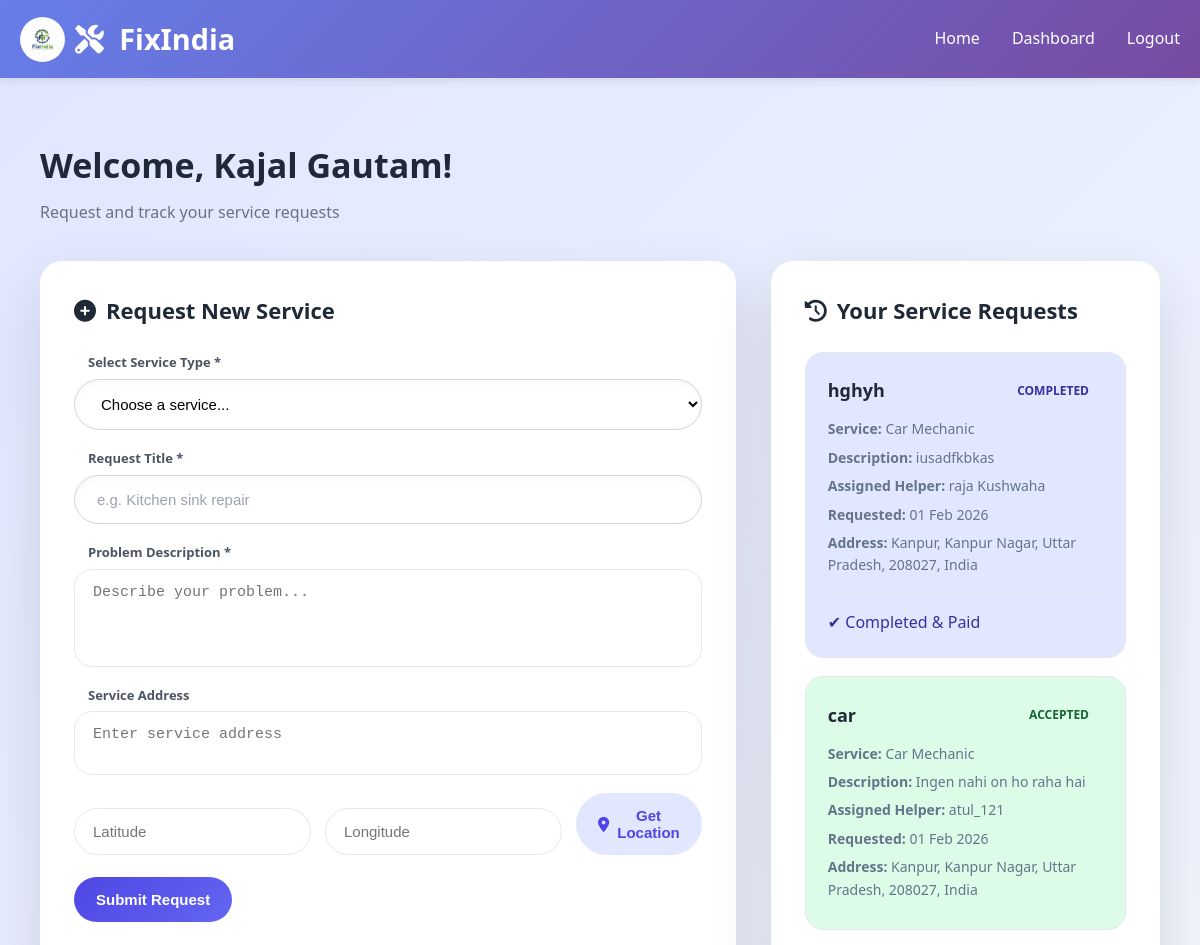
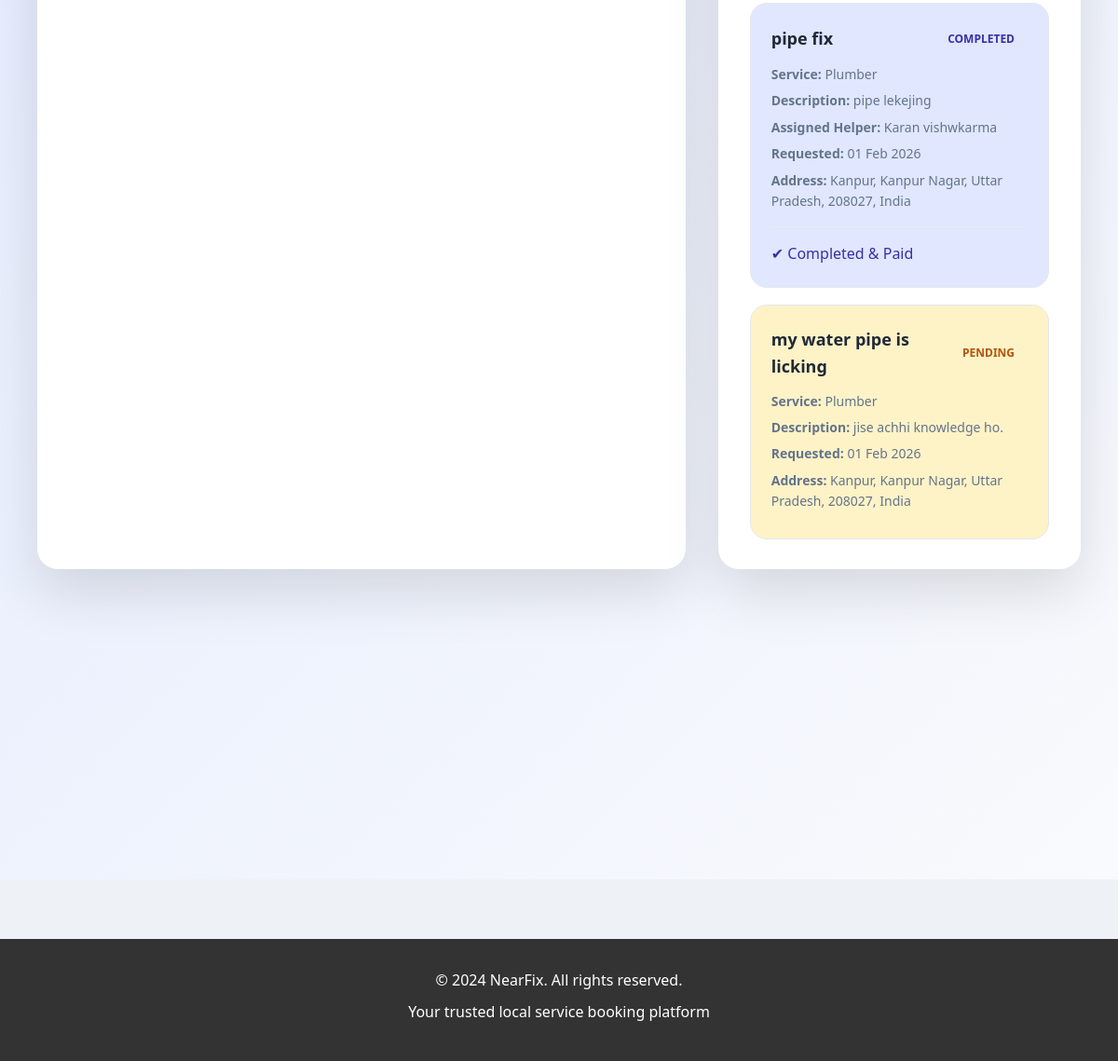
The page /user/dashboard (signed in) on the database its author committed (2 pictures, top to bottom).
### tables this page shows
CREATE TABLE service_requests (
                request_id INTEGER PRIMARY KEY AUTOINCREMENT,
                user_id INTEGER NOT NULL,
                helper_id INTEGER,
                service_type_id INTEGER NOT NULL,
                title TEXT NOT NULL,
                description TEXT NOT NULL,
                user_latitude REAL,
                user_longitude REAL,
                user_address TEXT,
                status TEXT DEFAULT 'pending',
                created_at TIMESTAMP DEFAULT CURRENT_TIMESTAMP,
                updated_at TIMESTAMP DEFAULT CURRENT_TIMESTAMP,
                FOREIGN KEY (user_id) REFERENCES users(user_id),
                FOREIGN KEY (helper_id) REFERENCES helpers(helper_id),
                FOREIGN KEY (service_type_id) REFERENCES services(service_id)
            );

CREATE TABLE services (
                service_id INTEGER PRIMARY KEY AUTOINCREMENT,
                service_name TEXT NOT NULL,
                description TEXT,
                created_at TIMESTAMP DEFAULT CURRENT_TIMESTAMP
            );

CREATE TABLE helpers (
                helper_id INTEGER PRIMARY KEY AUTOINCREMENT,
                username TEXT UNIQUE NOT NULL,
                email TEXT UNIQUE NOT NULL,
                password TEXT NOT NULL,
                full_name TEXT NOT NULL,
                phone TEXT,
                service_type_id INTEGER,
                latitude REAL,
                longitude REAL,
                is_available BOOLEAN DEFAULT 1,
                is_approved BOOLEAN DEFAULT 0,
                created_at TIMESTAMP DEFAULT CURRENT_TIMESTAMP,
                FOREIGN KEY (service_type_id) REFERENCES services(service_id)
            );

### app.py (the view)
    def decorated_function(*args, **kwargs):
        if 'user_id' not in session and 'helper_id' not in session and 'admin_id' not in session:
            return redirect(url_for('home'))
        return f(*args, **kwargs)

### app.py (called while the page is built)
def get_db_connection():
    conn = sqlite3.connect(DATABASE)
    conn.row_factory = sqlite3.Row
    return conn

@app.template_filter('date')
def format_date(value, fmt='%Y-%m-%d'):
    if isinstance(value, str):
        try:
            value = datetime.strptime(value, '%Y-%m-%d %H:%M:%S')
        except ValueError:
            return value
    return value.strftime(fmt)

def login_required(f):
    def decorated_function(*args, **kwargs):
        if 'user_id' not in session and 'helper_id' not in session and 'admin_id' not in session:
            return redirect(url_for('home'))
        return f(*args, **kwargs)
    decorated_function.__name__ = f.__name__
    return decorated_function

@app.route('/user/dashboard')
@login_required
def user_dashboard():
    if 'user_id' not in session:
        return redirect(url_for('user_login'))
    conn = get_db_connection()
    services = conn.execute('SELECT * FROM services').fetchall()
    requests = conn.execute('''
        SELECT sr.*, s.service_name, h.full_name as helper_name
        FROM service_requests sr
        LEFT JOIN services s ON sr.service_type_id = s.service_id
        LEFT JOIN helpers h ON sr.helper_id = h.helper_id
        WHERE sr.user_id = ?
        ORDER BY sr.created_at DESC
    ''', (session['user_id'],)).fetchall()
    conn.close()
    return render_template('user_dashboard.html', services=services, requests=requests)

### templates/user_dashboard.html (shortened to what this page needs)
{% extends "base.html" %}
{% block content %}
<section class="dashboard-section">
    <div class="container">
        <div class="dashboard-header">
            <h2>Welcome, {{ session.user_name }}!</h2>
            <p>Request and track your service requests</p>
        </div>
        <div class="dashboard-content">
            <div class="request-service-card">
                <h3><i class="fas fa-plus-circle"></i> Request New Service</h3>
                <form method="POST" action="{{ url_for('request_service') }}">
                    <div class="form-group">
                        <label for="service_type_id">Select Service Type *</label>
                        <select id="service_type_id" name="service_type_id" required>
                            <option value="">Choose a service...</option>
                        </select>
                    </div>
                    <div class="form-group">
                        <label for="title">Request Title *</label>
                        <input type="text" id="title" name="title"
                               placeholder="e.g. Kitchen sink repair" required>
                    </div>
                    <div class="form-group">
                        <label for="description">Problem Description *</label>
                        <textarea id="description" name="description"
                                  rows="4"
                                  placeholder="Describe your problem..." required></textarea>
                    </div>
                    <div class="form-group">
                        <label for="address">Service Address</label>
                        <textarea id="address" name="address" rows="2"
                                  placeholder="Enter service address"></textarea>
                    </div>
                    <div class="location-group">
                        <input type="number" name="latitude" step="any"
                               placeholder="Latitude">
                        <input type="number" name="longitude" step="any"
                               placeholder="Longitude">
                        <button type="button"
                                class="btn btn-secondary"
                                onclick="getLocation()">
                            <i class="fas fa-map-marker-alt"></i> Get Location
                        </button>
                    </div>
                    <button type="submit" class="btn btn-primary">
                        Submit Request
                    </button>
                </form>
            </div>
            <div class="requests-history">
                <h3><i class="fas fa-history"></i> Your Service Requests</h3>
                {% if requests %}
                    <div class="requests-list">
                        {% for request in requests %}
                            <div class="request-item status-{{ request.status }}">
                                <div class="request-header">
                                    <h4>{{ request.title }}</h4>
                                    <span class="status-badge status-{{ request.status }}">
                                        {{ request.status.replace('_',' ').title() }}
                                    </span>
                                </div>
                                <div class="request-details">
                                    <p><strong>Service:</strong> {{ request.service_name }}</p>
                                    <p><strong>Description:</strong> {{ request.description }}</p>
                                    {% if request.helper_name %}
                                        <p><strong>Assigned Helper:</strong> {{ request.helper_name }}</p>
                                    {% endif %}
                                    <p>
                                        <strong>Requested:</strong>
                                        {{ request.created_at | date('%d %b %Y') }}
                                    </p>
                                    {% if request.user_address %}
                                        <p><strong>Address:</strong> {{ request.user_address }}</p>
                                    {% endif %}
                                </div>
                                {% if request.status == 'completed' %}
                                    <div class="request-actions">
                                        <span class="badge badge-success">
                                            ✔ Completed & Paid
                                        </span>
                                    </div>
                                {% endif %}
                            </div>
                        {% endfor %}
                    </div>
                {% else %}
                    <div class="no-requests">
                        <i class="fas fa-clipboard-list"></i>
                        <p>No service requests yet.</p>
                        <p>Request your first service above.</p>
                    </div>
                {% endif %}
            </div>
        </div>
    </div>
</section>
{% endblock %}

### templates/base.html (shortened to what this page needs)
<!DOCTYPE html>
<html lang="en">
<head>
    <link rel="stylesheet" href="{{ url_for('static', filename='css/style.css') }}">
    <link rel="stylesheet" href="{{ url_for('static', filename='css/payment.css') }}">
    <link rel="stylesheet" href="{{ url_for('static', filename='css/dashboard.css') }}">
    <link rel="stylesheet" href="{{ url_for('static', filename='css/user.css') }}">
    <link rel="stylesheet" href="https://cdnjs.cloudflare.com/ajax/libs/font-awesome/6.0.0/css/all.min.css">
</head>
<body>
    <header>
        <nav class="navbar">
            <div class="nav-container">
                <div class="nav-logo">
                    <img src="{{ url_for('static', filename='image/logo.png') }}" alt="NearFix Logo">
                    <h2><i class="fas fa-tools"></i> FixIndia</h2>
                </div>
                <ul class="nav-menu">
                    <li><a href="{{ url_for('home') }}">Home</a></li>
                    {% if session.user_id %}
                        <li><a href="{{ url_for('user_dashboard') }}">Dashboard</a></li>
                        <li><a href="{{ url_for('user_logout') }}">Logout</a></li>
                    {% elif session.helper_id %}
                        <li><a href="{{ url_for('helper_dashboard') }}">Dashboard</a></li>
                        <li><a href="{{ url_for('helper_logout') }}">Logout</a></li>
                    {% elif session.admin_id %}
                        <li><a href="{{ url_for('admin_dashboard') }}">Dashboard</a></li>
                        <li><a href="{{ url_for('admin_logout') }}">Logout</a></li>
                    {% else %}
                        <li><a href="{{ url_for('user_login') }}">User Login</a></li>
                        <li><a href="{{ url_for('helper_login') }}">Helper Login</a></li>
                        <li><a href="{{ url_for('admin_login') }}">Admin</a></li>
                    {% endif %}
                </ul>
            </div>
        </nav>
    </header>
    <main>
        {% block content %}{% endblock %}
    </main>
    <footer>
        <div class="footer-content">
            <p>&copy; 2024 NearFix. All rights reserved.</p>
            <p>Your trusted local service booking platform</p>
        </div>
    </footer>
</body>
</html>

### static/css/style.css (style rules this page uses)
* { margin: 0; padding: 0; box-sizing: border-box; }
body { font-family: 'Segoe UI', Tahoma, Geneva, Verdana, sans-serif; line-height: 1.6; color: #333; background-color: #f8f9fa; }
.container { max-width: 1200px; margin: 0 auto; padding: 0 20px; }
.navbar { background: linear-gradient(135deg, #667eea 0%, #764ba2 100%); padding: 1rem 0; box-shadow: 0 2px 10px rgba(0,0,0,0.1); position: sticky; top: 0; z-index: 1000; }
.nav-container { max-width: 1200px; margin: 0 auto; padding: 0 20px; display: flex; justify-content: space-between; align-items: center; }
.nav-logo { display: flex; align-items: center; gap: 10px; border-radius: 40px; }
.nav-logo img { height: 45px; width: auto; border-radius: 40px; }
.nav-logo h2 { color: white; font-size: 1.8rem; }
.nav-logo i { margin-right: 0.5rem; }
.nav-menu { display: flex; list-style: none; gap: 2rem; }
.nav-menu a { color: white; text-decoration: none; font-weight: 500; transition: color 0.3s; }
.btn { display: inline-block; padding: 12px 24px; border: none; border-radius: 5px; cursor: pointer; text-decoration: none; font-weight: 500; transition: all 0.3s; text-align: center; }
.btn-primary { background: #007bff; color: white; }
.btn-secondary { background: #6c757d; color: white; }
.dashboard-section { padding: 2rem 0; }
.dashboard-header { margin-bottom: 2rem; }
.dashboard-header h2 { color: #333; margin-bottom: 0.5rem; }
.dashboard-content { display: grid; grid-template-columns: 1fr 1fr; gap: 2rem; }
.request-service-card, .availability-card { background: white; padding: 2rem; border-radius: 10px; box-shadow: 0 5px 15px rgba(0,0,0,0.1); }
.requests-history, .assigned-requests { background: white; padding: 2rem; border-radius: 10px; box-shadow: 0 5px 15px rgba(0,0,0,0.1); }
.requests-history h3, .assigned-requests h3 { margin-bottom: 1.5rem; color: #333; }
.requests-list { display: flex; flex-direction: column; gap: 1rem; }
.request-item { border: 2px solid #e9ecef; border-radius: 8px; padding: 1.5rem; transition: border-color 0.3s; }
.request-header { display: flex; justify-content: space-between; align-items: center; margin-bottom: 1rem; }
.request-header h4 { color: #333; }
.request-details p { margin-bottom: 0.5rem; color: #666; }
.request-actions { margin-top: 1rem; padding-top: 1rem; border-top: 1px solid #e9ecef; }
.status-badge { padding: 4px 12px; border-radius: 20px; font-size: 0.8rem; font-weight: 500; text-transform: uppercase; }
.status-pending { background: #fff3cd; color: #856404; }
.status-accepted { background: #d1ecf1; color: #0c5460; }
.status-completed { background: #d4edda; color: #155724; }
footer { background: #333; color: white; text-align: center; padding: 2rem 0; margin-top: 4rem; }
.footer-content p { margin-bottom: 0.5rem; }

### static/css/user.css (style rules this page uses)
html, body { margin: 0; padding: 0; font-family: 'Segoe UI', Tahoma, Geneva, Verdana, sans-serif; background: #eef2f7; overflow-y: auto; }
.form-group { display: flex; flex-direction: column; }
.form-group label { font-size: 13px; font-weight: 600; color: #4b5563; margin-left: 14px; margin-bottom: 6px; }
.form-group input, .form-group select { width: 100%; padding: 15px 22px; border-radius: 999px; border: 1.5px solid #d1d5db; font-size: 15px; background: rgba(255,255,255,0.9); box-shadow: inset 0 2px 6px rgba(0,0,0,0.04); transition: all 0.3s ease; }
.form-group input::placeholder { color: #9ca3af; }

### rows shown on the page
service_requests: title "hghyh", status.replace "COMPLETED", service_name "Car Mechanic", description "iusadfkbkas", helper_name "raja Kushwaha", user_address "Kanpur, Kanpur Nagar, Uttar Pradesh, 208027, India", shows "✔ Completed & Paid"
service_requests: title "car", status.replace "ACCEPTED", service_name "Car Mechanic", description "Ingen nahi on ho raha hai", helper_name "atul_121", user_address "Kanpur, Kanpur Nagar, Uttar Pradesh, 208027, India"
service_requests: title "pipe fix", status.replace "COMPLETED", service_name "Plumber", description "pipe lekejing", helper_name "Karan vishwkarma", user_address "Kanpur, Kanpur Nagar, Uttar Pradesh, 208027, India", shows "✔ Completed & Paid"
service_requests: title "my water pipe is licking", status.replace "PENDING", service_name "Plumber", description "jise achhi knowledge ho.", user_address "Kanpur, Kanpur Nagar, Uttar Pradesh, 208027, India"

### other values the page prints
{{ session.user_name }} "Kajal Gautam"
